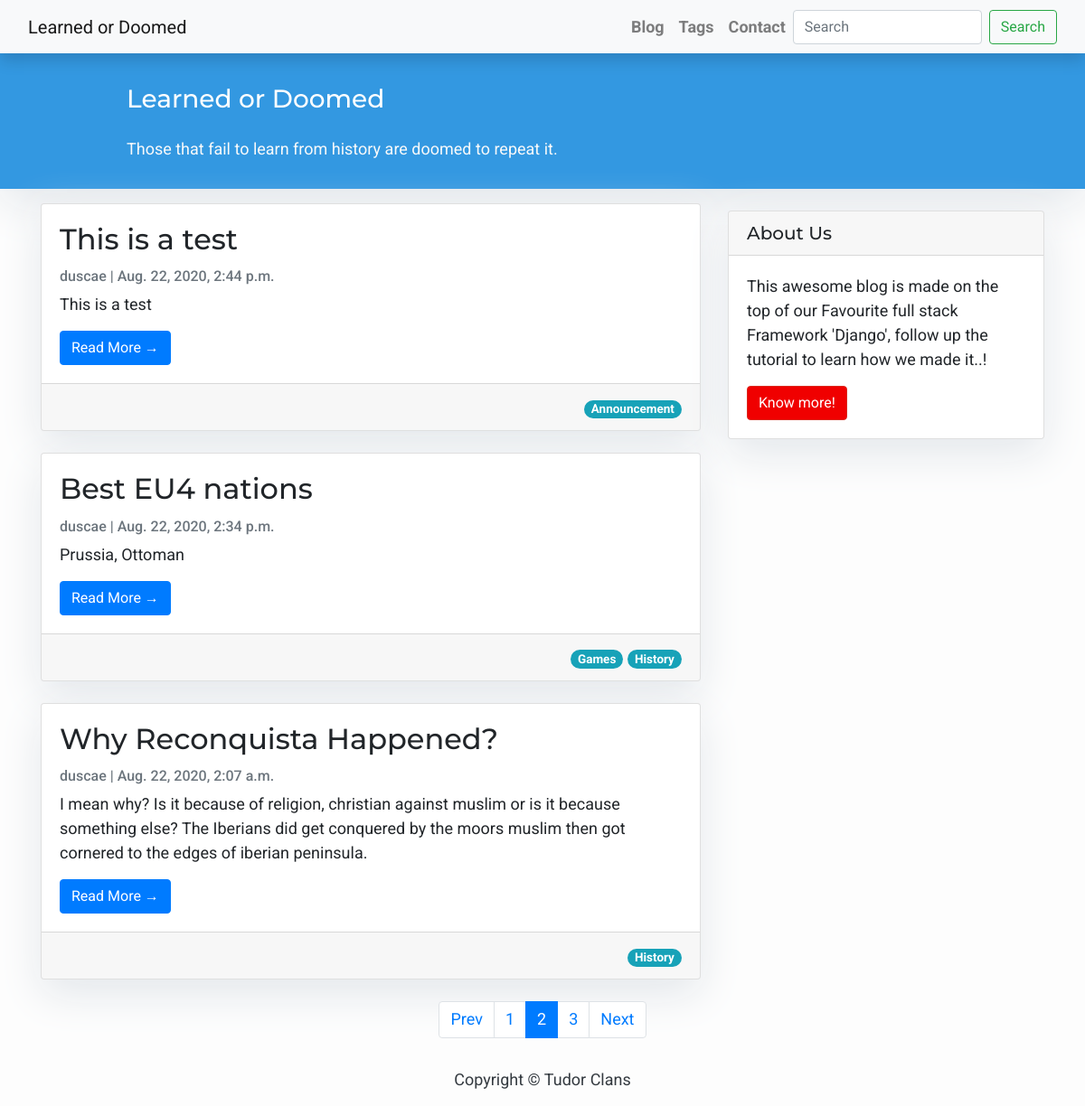
Screenshot of /?page=2 with the database file from the repository.
### blog/models.py (models this page shows, shortened)
class Post(models.Model):
    title = models.CharField(unique=True, max_length=200)
    slug = models.SlugField(unique=True, max_length=200, blank=True)
    author = models.ForeignKey(
        User, on_delete=models.CASCADE, related_name="blog_posts", null=True
    )
    updated_on = models.DateTimeField(auto_now=True)
    content = models.TextField()
    created_on = models.DateTimeField(auto_now_add=True)
    status = models.IntegerField(choices=STATUS, default=0)
    tags = models.ManyToManyField("Tag", blank=True, related_name="posts")
    class Meta:
        ordering = ["-created_on"]
    def get_absolute_url(self):
        return reverse("post_detail", kwargs={"slug": self.slug})
    class Meta:
        ordering = ["-created_on"]

class Tag(models.Model):
    title = models.CharField(max_length=150)
    slug = models.SlugField(max_length=150, unique=True)
    def get_absolute_url(self):
        return reverse("tags_detail", kwargs={"slug": self.slug})
    class Meta:
        ordering = ["title"]

### blog/views.py (the view)
# urls.py: path("", post_list, name="home"),
def post_list(request):
    search_query = request.GET.get("search", "")
    if search_query:
        posts = Post.objects.filter(
            Q(title__icontains=search_query) & Q(status=1)
            | Q(content__icontains=search_query) & Q(status=1)
        ).order_by("-created_on")
    else:
        posts = Post.objects.filter(status=1).order_by("-created_on")
    paginator = Paginator(posts, 3)
    pagenumber = request.GET.get("page", 1)
    page = paginator.get_page(pagenumber)
    if page.has_next():
        next_url = f"?page={page.next_page_number()}"
    else:
        next_url = ""
    if page.has_previous():
        previous_url = f"?page={page.previous_page_number()}"
    else:
        previous_url = ""
    context = {
        "page": page,
        "next_page_url": next_url,
        "prev_page_url": previous_url,
    }
    return render(request, "blog/post_list.html", context)

### blog/templates/blog/post_list.html (shortened to what this page needs)
{% extends "base.html" %}
{% block content %}
<header class="masthead">
    <div class="container">
        <div class="row">
            <div class=" col-md-8 col-md-10 mx-auto">
                <div class="site-heading">
                    <h3 class=" site-heading my-4 mt-3 text-white"> Learned or Doomed </h3>
                    <p class="text-light">Those that fail to learn from history are doomed to repeat it.
                    </p>
                </div>
            </div>
        </div>
    </div>
</header>
<div class="container">
    <div class="row">
        <div class="col-md-8 mt-3 float-left">
            {% for post in page.object_list %}
            {% include 'blog/include/card_post_template.html' %}
            {% endfor %}
        </div>
        {% block sidebar %} {% include 'sidebar.html' %} {% endblock sidebar %}
    </div>
</div>
<div class="container">
    <nav aria-label="Page navigation example">
        <ul class="pagination justify-content-center">
            <li class="page-item {% if not prev_page_url %}disabled{% endif %}"><a class="page-link" href="{{prev_page_url}}">Prev</a></li>
            {% for n in page.paginator.page_range  %}
            {% if page.number == n %}
            <li class="page-item active" aria-current='page'><a class="page-link" href="/?page={{n}}">{{n}}</a></li>
            {% elif n > page.number|add:-3 and n < page.number|add:3 %}
            <li class="page-item"><a class="page-link" href="/?page={{n}}">{{n}}</a></li>
            {% endif %}
            {% endfor %}
            <li class="page-item {% if not next_page_url %}disabled{% endif %}"><a class="page-link" href="{{next_page_url}}">Next</a></li>
        </ul>
    </nav>
</div>
{%endblock%}

### blog/templates/blog/include/card_post_template.html
<div class="card mb-4">
    <div class="card-body">
        <h2 class="card-title">{{ post.title }}</h2>
        <p class="card-text text-muted h6">{{ post.author }} | {{ post.created_on}} </p>
        <p class="card-text">{{post.content|slice:":200" }}</p>
        <a href="{{ post.get_absolute_url }}" class="btn btn-primary">Read More &rarr;</a>
    </div>
    <div class="card-footer">
        <div class="float-right">
            {% for tag in post.tags.all %}
            <a href="{{tag.get_absolute_url}}"><span class="badge badge-pill badge-info">{{tag.title}}</span></a>
            {% endfor %}
        </div>
    </div>
</div>

### static/css/base.css (style rules this page uses)
h1, h2, h3, h4, h5 { font-family: 'Montserrat', sans-serif; }

### templates/base.html (style rules this page uses)
body { font-family: "Roboto", sans-serif; font-size: 17px; background-color: #fdfdfd; }
.masthead { background: #3398E1; height: auto; padding-bottom: 15px; box-shadow: 0 16px 48px #E3E7EB; padding-top: 10px; }

### blog/templates/blog/post_list.html (style rules this page uses)
body { font-family: "Roboto", sans-serif; font-size: 18px; background-color: #fdfdfd; }
.card { box-shadow: 0 16px 48px #E3E7EB; }

### templates/sidebar.html (style rules this page uses)
.card { box-shadow: 0 16px 48px #E3E7EB; }

### rows the page displays
Post: title "This is a test", author "duscae", created_on "Aug. 22, 2020, 2:44 p.m.", content "This is a test"
Tag: title "Announcement"
Post: title "Best EU4 nations", author "duscae", created_on "Aug. 22, 2020, 2:34 p.m.", content "Prussia, Ottoman"
Tag: title "Games"
Tag: title "History"
Post: title "Why Reconquista Happened?", author "duscae", created_on "Aug. 22, 2020, 2:07 a.m.", content "I mean why? Is it because of religion, christian against muslim or is it because something else? The Iberians did get conquered by the moors muslim then got cornered to the edges of iberian peninsula."

### other values shown
{{ n }} "1" "3"
{{ n }} "2"
